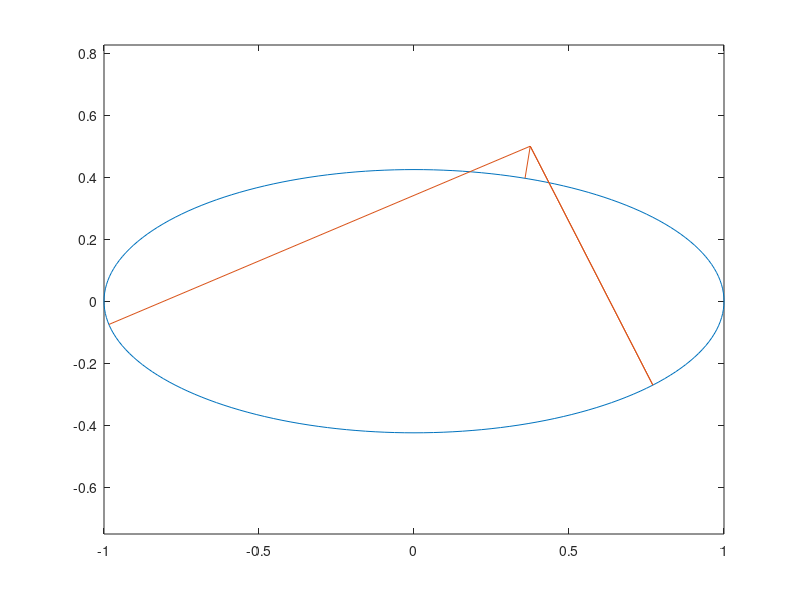

Here is the MATLAB script that generated this plot:
phi=0:pi/100:2*pi;
x=cos(phi);
b=0.4245797599366;
y=b*sin(phi);
X=0.375;
Y=0.5;
plot(x,y)
hold on
line([0.358131 X],[0.396418 Y]);
hold on
line([0.770525 X],[-0.270632 Y]);
hold on
line([0.770524 X],[-0.270632 Y]);
hold on
line([-0.984247 X],[-0.075066 Y]);
hold off
axis equal
